Frame 1 (no input): blank canvas, image omitted
Frame 60 (the mouse pressed at the canvas centre just before this capture): blank canvas, image omitted
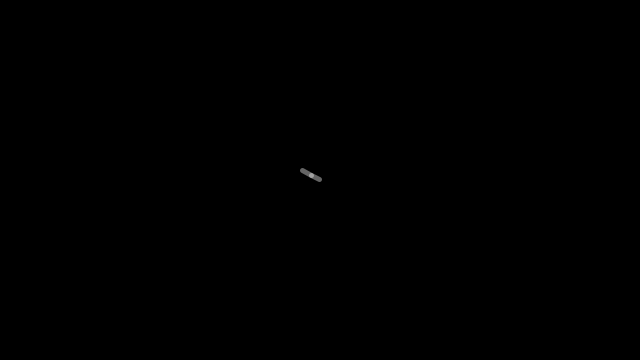
Frame 120 (the mouse held since frame 60 and released just before this capture)

The Processing sketch whose frames 1 and 60 were blank and that drew this single picture after the mouse press (run headless with seeded random() and noise(); from frame 60 on, the mouse is pressed at the canvas centre):

// Processing sketch: Follow2
// ── Follow2.pde
/**
 * Follow 2
 * based on code from Keith Peters.
 *
 * A two-segmented arm follows the cursor position. The relative
 * angle between the segments is calculated with atan2() and the
 * position calculated with sin() and cos().
 */

float[] x = new float[2];
float[] y = new float[2];
float segLength = 10;

void setup() {
  size(640, 360);
  strokeWeight(5.0);
  stroke(255, 100);
}

void draw() {
  background(0);
  dragSegment(0, mouseX, mouseY);
  dragSegment(1, x[0], y[0]);
}

void dragSegment(int i, float xin, float yin) {
  float dx = xin - x[i];
  float dy = yin - y[i];
  float angle = atan2(dy, dx);
  x[i] = xin - cos(angle) * segLength;
  y[i] = yin - sin(angle) * segLength;
  segment(x[i], y[i], angle);
}

void segment(float x, float y, float a) {
  pushMatrix();
  translate(x, y);
  rotate(a);
  line(0, 0, segLength, 0);
  popMatrix();
}
